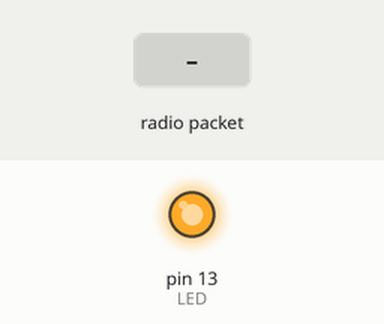
This sketch was run on a simulated Arduino Uno, built for the host (arithmetic inside an expression is 32-bit, double 64-bit). On the bench: output pins drawn as LEDs (lit = HIGH). The test bench sets the inputs (shaded band). No radio packets arrive unless stated; pins used as bus, display or sensor lines are not drawn; what the sketch prints to the serial monitor is not drawn.

Above: at 0.1 s.
At 1.3 s:
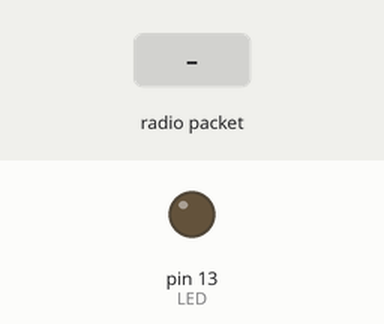
1.4 s: radio packet "1" arrives
Timing chart, 0 to 4.4 s (numbered marks = the images above; inputs shaded):
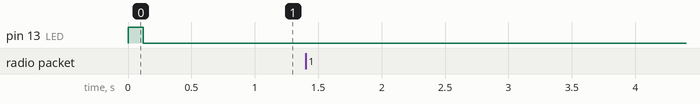

The sketch:

downlink-firmware-c.ino
```cpp
// Feather9x_RX
// -*- mode: C++ -*-
// Example sketch showing how to create a simple messaging client (receiver)
// with the RH_RF95 class. RH_RF95 class does not provide for addressing or
// reliability, so you should only use RH_RF95 if you do not need the higher
// level messaging abilities.
// It is designed to work with the other example Feather9x_TX

#include <SPI.h>
#include <RH_RF95.h>

// for feather m0 RFM9x
#define RFM95_CS 8
#define RFM95_RST 4
#define RFM95_INT 3

// Change to 434.0 or other frequency, must match RX's freq!
#define RF95_FREQ 915.0

// Singleton instance of the radio driver
RH_RF95 rf95(RFM95_CS, RFM95_INT);

// Blinky on receipt
#define LED 13

void setup()
{
  digitalWrite(LED, HIGH);

  pinMode(LED, OUTPUT);
  pinMode(RFM95_RST, OUTPUT);
  digitalWrite(RFM95_RST, HIGH);

  Serial.begin(115200);
  while (!Serial) {
    delay(1);
  }
  delay(100);

  // manual reset
  digitalWrite(RFM95_RST, LOW);
  delay(10);
  digitalWrite(RFM95_RST, HIGH);
  delay(10);

  while (!rf95.init()) {
    Serial.println("LoRa radio init failed");
    while (1);
  }

  // Defaults after init are 434.0MHz, modulation GFSK_Rb250Fd250, +13dbM
  if (!rf95.setFrequency(RF95_FREQ)) {
    Serial.println("setFrequency failed");
    while (1);
  }

  // The default transmitter power is 13dBm, using PA_BOOST.
  // If you are using RFM95/96/97/98 modules which uses the PA_BOOST transmitter pin, then
  // you can set transmitter powers from 5 to 23 dBm:
  rf95.setTxPower(23, false);

  // the rf95 drive includes a simple header which we are not using in any way.  On the
  // other side we have this set to four X's.
  rf95.setPromiscuous(true);

  digitalWrite(LED, LOW);
}

void loop()
{
  if (rf95.available())
  {
    // Should be a message for us now
    uint8_t buf[RH_RF95_MAX_MESSAGE_LEN];
    uint8_t len = sizeof(buf);

    // Clear the buffer.
    for (int i = 0; i < sizeof(buf); i++) {
      buf[i] = 0;
    }

    if (rf95.recv(buf, &len))
    {
      digitalWrite(LED, HIGH);
      Serial.write(88);
      Serial.write(88);
      Serial.write(88);
      Serial.write(88);
      Serial.write(len);
      Serial.write(buf, len);

      // This seems to be required to flush out the buffers.  A Serial.flush() did not
      // work.  This does leave a garbage newline at the end.
      Serial.println();
      digitalWrite(LED, LOW);
    }
  }
}
```
